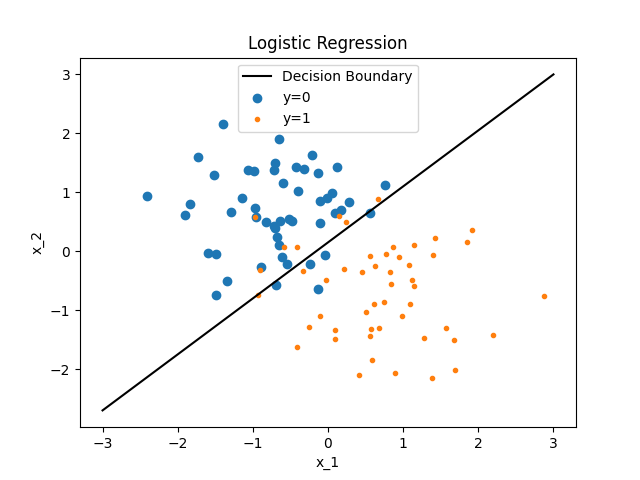

Recreate this plot in Python.
import numpy as np
import pandas as pd
import matplotlib.pyplot as plt
from argparse import ArgumentParser

parser = ArgumentParser()
parser.add_argument('-x',dest='x_csv',required=False,default='../ass1_data/data/q3/logisticX.csv',help='Path to csv file linearX.csv')
parser.add_argument('-y',dest='y_csv',required=False,default='../ass1_data/data/q3/logisticY.csv',help='Path to csv file linearY.csv')
parser.add_argument('-p',dest='p',required=False,default='3.png',help='Path to png file for Q3 showing logistic regression')
parser.add_argument('--delta',required=False,default=1e-7,type=float,help='Convergence criteria')

args = parser.parse_args()


def normalize(x):
    '''
    :param x: linear X (numpy array)
    :return: normalized numpy arrays x
    '''
    mean = np.mean(x)
    standard_deviation = np.std(x)
    x = (x-mean)/standard_deviation
    return x

def sigmoid(z):
    return 1/(1+np.exp(-z))

def hessian(x,theta):
    n = theta.shape[0]
    h = np.zeros((n,n))
    z = np.matmul(theta.T,x)   # 1 x m
    a = sigmoid(z)*(1-sigmoid(z))   # 1 x m
    for k in range(n):
        for j in range(n):
            h[k][j] = -np.sum(np.matmul(a,(x[k]*x[j]).T))       # x[k] : 1 x m
    return h

def newton(x,y,theta,m,delta=args.delta):
    loss_array = []
    prev_loss = -1
    loss = -2
    while(abs(loss-prev_loss)>delta):
        # np.matmul(theta.T,x) : 1 x m
        # loss = np.sum(np.power(y-sigmoid(np.matmul(theta.T,x)),2))/(2*m)
        if loss!=-2:
            prev_loss = loss
        loss = np.sum(y*np.log(sigmoid(np.matmul(theta.T,x))) + (1-y)*np.log(1-sigmoid(np.matmul(theta.T,x))))/(2*m)
        loss_array.append(loss)
        # print(np.all(np.abs(hessian(x,theta)-hessian(x,theta).T)<1e-8))
        # print(np.all(np.linalg.eigvals(hessian(x,theta))<=0))
        # np.linalg.cholesky(-hessian(x,theta))
        # print('h^-1:\n{}\ndeltheta:\n{}\n'.format(np.linalg.inv(hessian(x,theta)),np.sum((y-sigmoid(np.matmul(theta.T,x)))*x,axis=1,keepdims=True)))
        theta = theta - np.matmul(np.linalg.inv(hessian(x,theta)),
                                  np.sum((y-sigmoid(np.matmul(theta.T,x)))*x,axis=1,keepdims=True))
        # iters-=1

    return theta, loss_array

# x_csv = '../ass1_data/data/q3/logisticX.csv'
# y_csv = '../ass1_data/data/q3/logisticY.csv'

x_csv = args.x_csv
y_csv = args.y_csv

x_data = pd.read_csv(x_csv,header=None)
y_data = pd.read_csv(y_csv,header=None)

x1 = np.array(x_data[0].tolist())
x2 = np.array(x_data[1].to_list())
y = np.array(y_data[0].tolist())

x1 = normalize(x1)      # individually normalize along each component
x2 = normalize(x2)

m = x1.shape[0]

x = np.ones((3,m))
x[1] = x1
x[2] = x2

y = y.reshape((1,m))

theta = np.zeros((3,1))

theta, losses = newton(x,y,theta,m)

print("theta:\n{}\nloss_array:\n{}\n".format(theta,losses))

# 3.b
y0 = np.where(y[0]==0)
y1 = np.where(y[0]==1)

# need to find x1, x2 where hypothesis is 0.5, thetaT x = 0
x_1 = np.arange(-3,4)
x_2 = -(theta[1][0]/theta[2][0])*x_1 - theta[0][0]/theta[2][0]

fig0 = plt.figure(0)
plt.scatter(x[1][y0],x[2][y0],marker='o',label='y=0')
plt.scatter(x[1][y1],x[2][y1],marker='.',label='y=1')
plt.plot(x_1,x_2,label='Decision Boundary',color='black')
plt.xlabel('x_1')
plt.ylabel('x_2')
plt.title('Logistic Regression')
plt.legend()
plt.savefig(args.p)
plt.show()